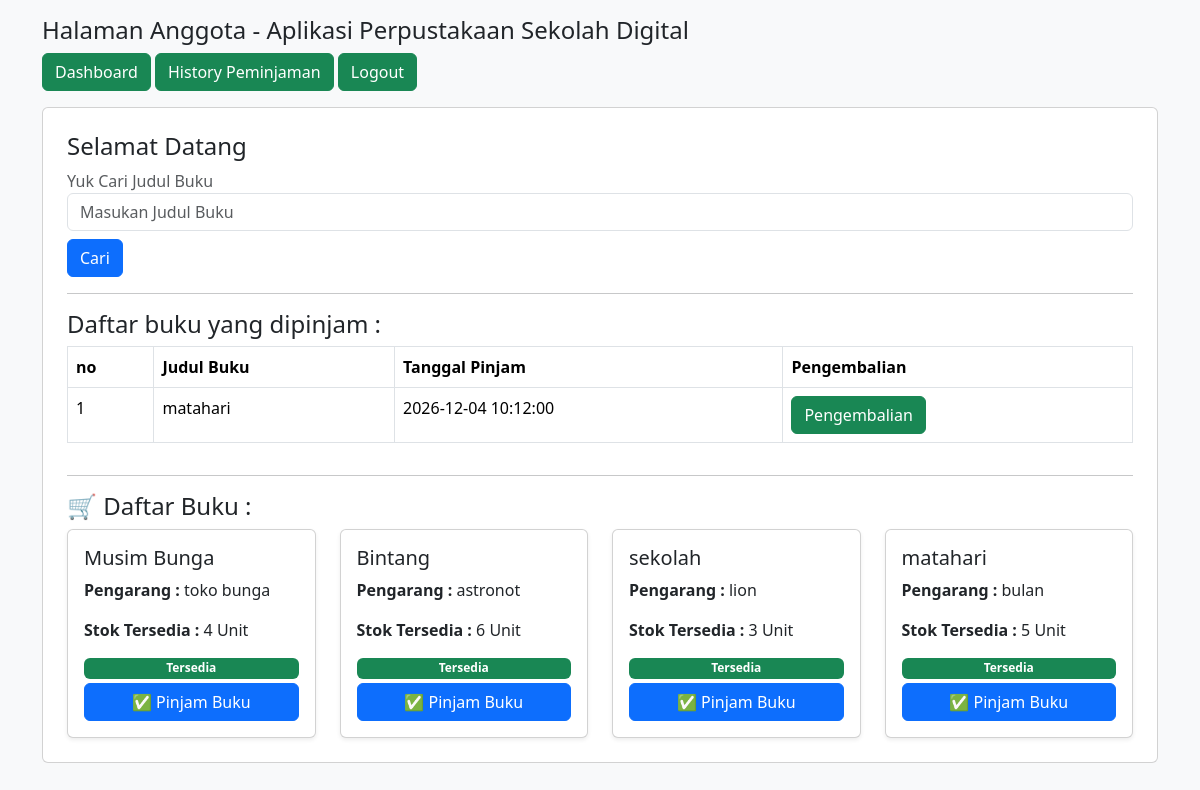
The app's page /anggota/dashboard.php (signed in) with its own data.
### tables this page shows
CREATE TABLE `transaksi` (
  `id_transaksi` int(11) NOT NULL,
  `id_anggota` int(11) NOT NULL,
  `id_buku` int(11) NOT NULL,
  `tgl_pinjam` datetime NOT NULL DEFAULT current_timestamp(),
  `tgl_kembali` datetime NOT NULL DEFAULT current_timestamp(),
  `status_transaksi` enum('peminjaman','pengembalian') NOT NULL
);

CREATE TABLE `buku` (
  `id_buku` int(11) NOT NULL,
  `judul_buku` varchar(100) NOT NULL,
  `pengarang` varchar(100) NOT NULL,
  `penerbit` varchar(100) NOT NULL,
  `tahun_terbit` year(4) NOT NULL,
  `status` enum('tersedia','tidak') NOT NULL,
  `stok` int(11) NOT NULL
);

### anggota/dashboard.php (the view, shortened to what this page needs)
<?php
include'../koneksi.php';
?>
<!DOCTYPE html>
<html lang="en">
<head>
    <link rel="stylesheet" href="../css/bootstrap.min.css">
</head>
<body class="bg-light">
    <div class="container mt-3 mb-4">
        <h4>Halaman Anggota - Aplikasi Perpustakaan Sekolah Digital</h4>
        <a href="dashboard.php" class="btn btn-success text-while">Dashboard</a>
        <a href="?halaman=history" class="btn btn-success text-while">History Peminjaman</a>
        <a href="logout.php" class="btn btn-success text-while">Logout</a>
        <div class="card p-4 mt-3">
            <?php
            $halaman = isset($_GET['halaman']) ? $_GET['halaman'] : '';
            if (file_exists($halaman . ".php")) {
                include $halaman . ".php";
            } else {
                ?>
                    <h4>Selamat Datang <? $_SESSION['nama_anggota']; ?> </h4>
                    <form action="?halaman=cari" method="post">
                        <label class="text-muted">Yuk Cari Judul Buku</label>
                        <input type="text" name="kunci" class="form-control mb-2" required placeholder="Masukan Judul Buku">
                        <button type="submit" class="btn btn-primary">Cari</button>
                    </form>
                    <hr>
                        <h4>Daftar buku yang dipinjam :</h4>
                        <table class="table table-bordered">
                            <tr class="fw-bold">
                                <td>no</td>
                                <td>Judul Buku</td>
                                <td>Tanggal Pinjam</td>
                                <td>Pengembalian</td>
                            </tr>
                            <?php
                            $no = 1;
                            $query = "SELECT*FROM transaksi,buku WHERE buku.id_buku=transaksi.id_buku AND
                            transaksi.id_anggota=$_SESSION[id_anggota] AND status_transaksi='Peminjaman'";
                            $data = mysqli_query($koneksi, $query);
                            foreach($data as $peminjaman){ ?>
                            <tr>
                                <td><?= $no++ ?></td>
                                <td><?= $peminjaman['judul_buku'] ?></td>
                                <td><?= $peminjaman['tgl_pinjam'] ?></td>
                                <td>
                                    <a class="btn btn-success" href="?halaman=pengembalian&id=<?= $peminjaman['id_transaksi'] ?>&buku=<?= $peminjaman['id_buku'] ?>"
                                    onclick="return confirm('Pengembalian Buku <?= $peminjaman['judul_buku'] ?>')">
                                        Pengembalian
                                    </a>
                                </td>
                            </tr>
                           <?php } ?>
                        </table>
                        <hr>
                        <h4>🛒 Daftar Buku :</h4>
                        <div class="row">
                            <?php
                            $data_buku = mysqli_query($koneksi, "SELECT*FROM buku ORDER BY id_buku DESC");
                            foreach($data_buku as $buku){
                            ?>
                            <div class="col-md-3">
                            <div class="card shadow-sm p-3 d-flex">
                                <h5><?= $buku['judul_buku'] ?></h5>
                                <p><strong>Pengarang :</strong> <?= $buku['pengarang'] ?></p>
                                <p><strong>Stok Tersedia :</strong> <?= $buku['stok'] ?> Unit</p> <?php if($buku['stok'] > 0){ ?>
                                <span class="badge bg-success mb-1">Tersedia</span>
                                    <a href="?halaman=peminjaman&id=<?= $buku['id_buku'] ?>" class="btn btn-primary text-white"
                                      onclick="return confirm('Pinjam Buku <?= $buku['judul_buku'] ?>?')">✅ Pinjam Buku</a>
                         <?php } else { ?>
                            <span class="badge bg-danger mb-1">Stok Habis</span>
                             <button class="btn btn-secondary disabled">Stok Habis</button>
                             <?php } ?>
                                 </div>
                                </div>
                            <?php } ?>
                        </div>
        <?php }   ?>
        </div>
    </div>
</body>
</html>

### records on screen
transaksi: id_buku.judul_buku "matahari", tgl_pinjam "2026-12-04 10:12:00"
buku: judul_buku "Musim Bunga", pengarang "toko bunga", stok "4"
buku: judul_buku "Bintang", pengarang "astronot", stok "6"
buku: judul_buku "sekolah", pengarang "lion", stok "3"
buku: judul_buku "matahari", pengarang "bulan", stok "5"
